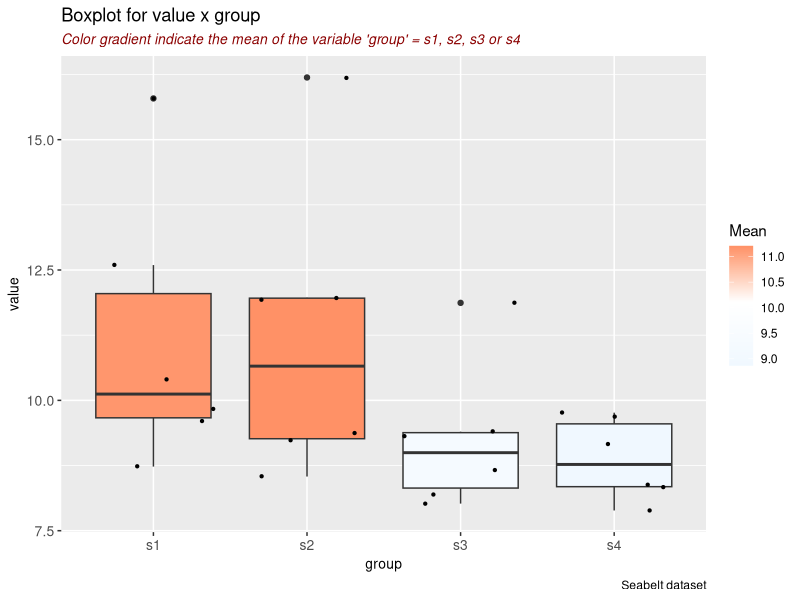
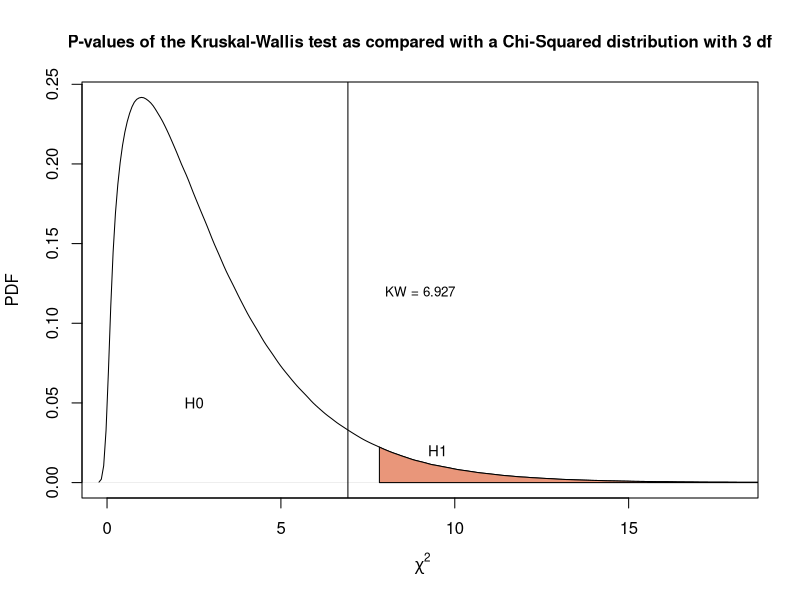

The R script that drew these images, in order:
#--------------------
# Kruskal-Wallis test 
#--------------------

#----------------
# working example
#----------------

# number of samples
k=4

# data
s1 <- c(15.791,12.595,10.405,9.836,8.729,9.608)
s2 <- c(16.193,11.937,11.968,9.376,9.227,8.539) 
s3 <- c(11.870,9.400, 9.322, 8.200,8.020,8.671)
s4 <- c(9.681, 9.764, 9.154, 8.330,8.388,7.888)

# visualization: boxplots

# boxplot

library(tidyverse)
data <- data.frame(value = c(s1,s2,s3,s4), group = c(rep('s1', length(s1)), rep('s2', length(s2)),
                                              rep('s3', length(s3)), rep('s4', length(s4))))
data <- data %>% 
  group_by(group) %>%
  mutate(Mean = mean(value))

ggplot(data, aes(x = group, y = value)) +
  geom_boxplot(aes(fill = Mean)) +
  geom_point(aes(x = group, y = value), position = 'jitter', size = 0.8) +
  scale_fill_gradient2('Mean', low = "aliceblue",
                       mid = "white", high = "coral",
                       midpoint = mean(data$Mean)) +
  labs(title = 'Boxplot for value x group',
       subtitle = "Color gradient indicate the mean of the variable 'group' = s1, s2, s3 or s4",
       caption = "Seabelt dataset") +
  theme(axis.text=element_text(size=10),
        axis.title=element_text(size=10),
        plot.subtitle=element_text(size=10, face="italic", color="darkred"))

# total sample size N = sum nj
N <- length(s1)+length(s2)+length(s3)+length(s4)

# matrix containing the ranks Rj in the pooled sample
Rk <- matrix(rank(c(s1,s2,s3,s4)), ncol = k, byrow = FALSE) # vector of ranks in pooled sample
Rk

# mean of the Rj
Rbar <- apply(Rk,2,mean)
Rbar  # [1] 17.00 15.50  9.17  8.33 (R_bar_j)

# test statistic
KW <- 12/(N*(N+1)) * sum( 6 * ( Rbar - (N+1)/2   )^2 )
KW  # [1] 6.926667 


# The sample sizes are large, under H0, K has approximately a chi-squared(k-1) distribution, 
# where k is the number of samples.
qchisq(p = 0.95 , df = 3)  # [1] 7.814728
# the 95% quantile is 7.814728 and so KW = 6.926667 is not in 
# the critical region if we take alpha = 5%.
# Thus we don't reject H0.

# 2. using the implemented function in R

# data
s1 <- c(15.791,12.595,10.405,9.836,8.729,9.608)
s2 <- c(16.193,11.937,11.968,9.376,9.227,8.539) 
s3 <- c(11.870,9.400, 9.322, 8.200,8.020,8.671)
s4 <- c(9.681, 9.764, 9.154, 8.330,8.388,7.888)

# 0.95 quantile of the Chi-squared distribution
qchisq(p = 0.95 , df = 3)
# [1] 7.814728

# plot chi-squared density for 3 degrees of freedom
set.seed(1986)
par(mar=c(5.1,4.1,4.1,2.1))
draws <- rchisq(10000000, 3)
dens <- density(draws)
plot(dens, xlab=expression(paste(" ", chi^2, )),
     xlim=c(0,18),
     ylab="PDF",
     main="P-values of the Kruskal-Wallis test as compared with a Chi-Squared distribution with 3 df",
     cex.main=1,)
q95 <- quantile(draws, .95)
q100 <- quantile(draws, 1.00)
x1 <- min(which(dens$x >= q95))  
x2 <- max(which(dens$x <  q100))
with(dens, polygon(x=c(x[c(x1,x1:x2,x2)]), y= c(0, y[x1:x2], 0), col='darksalmon'))
abline(v = KW)
text(9, 0.12, 'KW = 6.927', cex = 0.8)
text(2.5, 0.05, 'H0', cex = 0.9)
text(9.5, 0.02, 'H1', cex = 0.9)

#--------------------------------------
# Working example with inbuilt function
#--------------------------------------

# Kruskal-Wallis test with inbuilt function
kruskal.test(list(s1,s2,s3,s4))

# Kruskal-Wallis rank sum test
# data:  list(s1, s2, s3, s4)
# Kruskal-Wallis chi-squared = 6.9267, df = 3, p-value = 0.07427


#----------------------------
# Working example Simulations
#----------------------------

# simulate from the exact distribution

# Complementary exercice. Simulate from the exact distribution 
# of KW under H0 (which is not exactly a chi-squared)

# we are to simulate 4 samples of the same size 6 with the same distribution (any continuous)
# i.e. normal, uniform... and compute 100000 realizations of the test statistic

kruskal.distribution <- function(nj, nsim) {
  
  N = 4*nj
  KW <- rep(0,nsim)
  
  for(i in 1:nsim){
    
    s1 = runif(nj);  s2 = runif(nj)
    s3 = runif(nj);  s4 = runif(nj)
    Rk <- matrix(rank(c(s1,s2,s3,s4)), ncol = 4, byrow = FALSE)
    Rbarj <- apply(Rk,2,mean)
    KW[i] <- 12/(N*(N+1)) * sum(nj *(Rbarj -(N+1)/2)^2 )
  }
  
  output <- NULL
  output$KW <- KW
  output$quantiles <- quantile(x = KW, probs = c(0.05, 0.5, 0.95, 0.99))
  return(output)
}

set.seed(2021)
results <- kruskal.distribution(nj = 6, nsim = 100000)
results$quantiles
#   5%        50%       95%      99% 
#   0.380000  2.466667  7.446667 10.140000

# we find a 95% quantile of (with simulation) 7.45 which is 
# really lower than the previous one (7.814728).
# However the conclusion does not change: we don't reject H0

#----
# end
#----
